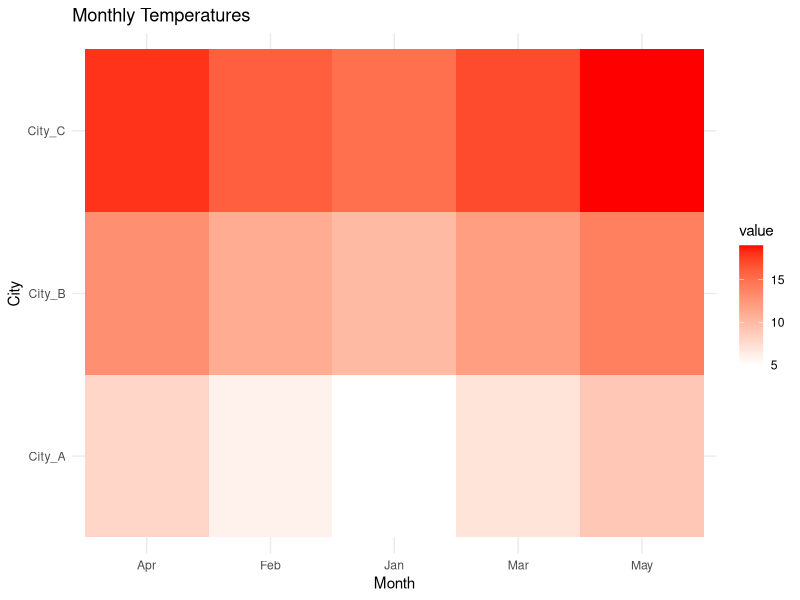

This figure's R source:
library(ggplot2)
# Create a data frame
temperature_data <- data.frame(
  Month = c("Jan", "Feb", "Mar", "Apr", "May"),
  City_A = c(5, 6, 7, 8, 9),
  City_B = c(10, 11, 12, 13, 14),
  City_C = c(15, 16, 17, 18, 19)
)

# Reshape data for heatmap
library(reshape2)
melted_data <- melt(temperature_data, id.vars = "Month")

# Plot heatmap
ggplot(melted_data, aes(x = Month, y = variable, fill = value)) +
  geom_tile() +
  scale_fill_gradient(low = "white", high = "red") +
  labs(title = "Monthly Temperatures",
       x = "Month",
       y = "City") +
  theme_minimal()

